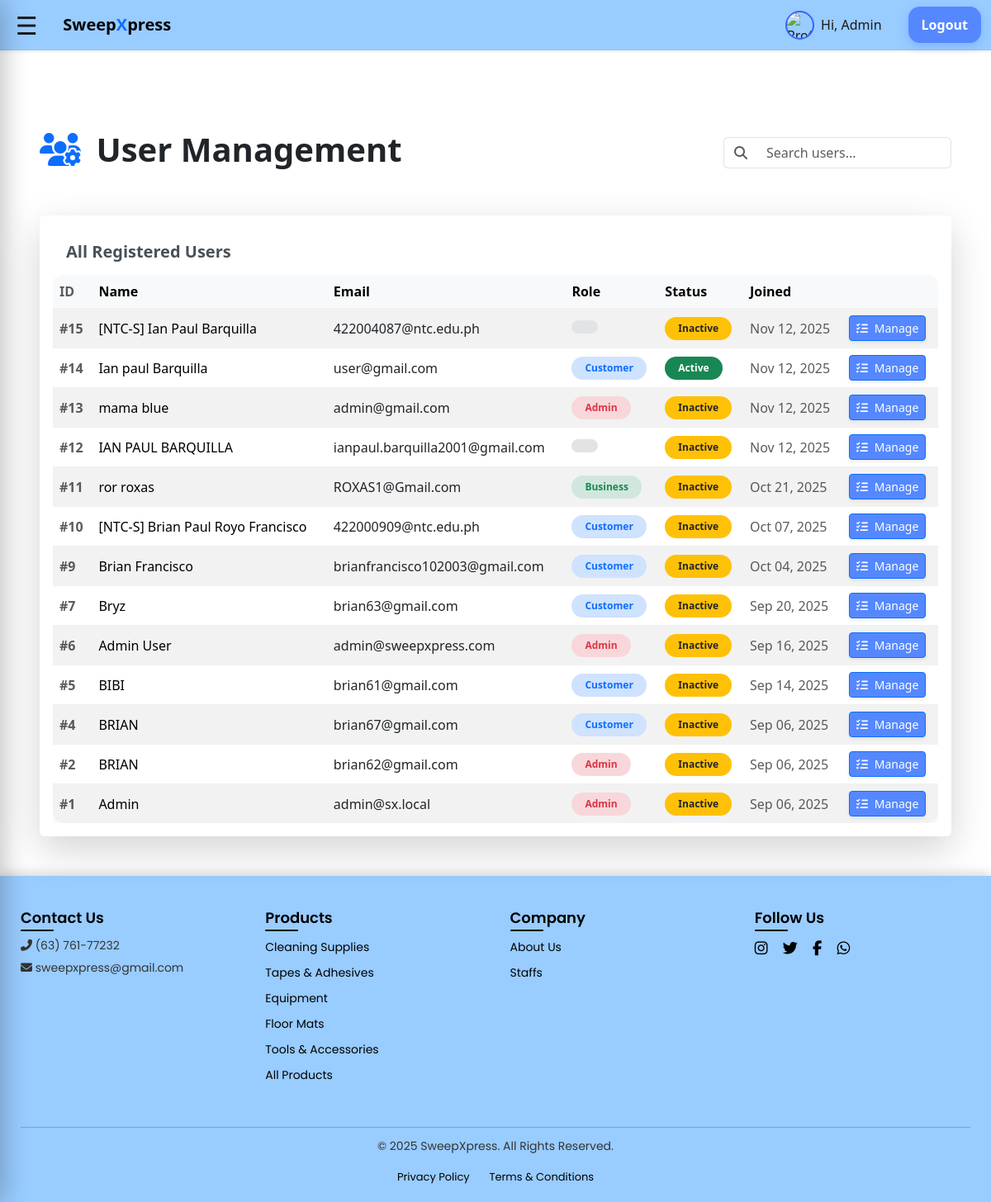
Page /admin/customer_management.php (signed in) on the committed database.
### tables this page shows
CREATE TABLE `users` (
  `id` int(11) NOT NULL,
  `google_id` varchar(255) DEFAULT NULL,
  `name` varchar(120) NOT NULL,
  `username` varchar(50) NOT NULL,
  `email` varchar(190) NOT NULL,
  `password_hash` varchar(255) NOT NULL,
  `profile_image` varchar(255) DEFAULT NULL,
  `role` enum('customer','admin','business') NOT NULL DEFAULT 'customer',
  `created_at` timestamp NOT NULL DEFAULT current_timestamp(),
  `phone` varchar(20) DEFAULT NULL,
  `dark_mode` tinyint(1) DEFAULT 0,
  `birth_date` date DEFAULT NULL,
  `street_address` varchar(255) DEFAULT NULL,
  `city` varchar(100) DEFAULT NULL,
  `zip_code` varchar(20) DEFAULT NULL,
  `phone_number` varchar(20) DEFAULT NULL,
  `gender` varchar(10) DEFAULT NULL,
  `suspended_until` datetime DEFAULT NULL,
  `password_reset_token` varchar(255) DEFAULT NULL,
  `reset_token_expiry` datetime DEFAULT NULL
);

### admin/customer_management.php (the view, shortened to what this page needs)
<?php
require_once __DIR__ . '/../includes/header.php';
function get_role_badge_class($role) {
    return match($role) {
        'admin' => 'bg-danger-subtle text-danger',
        'customer' => 'bg-primary-subtle text-primary',
        'business' => 'bg-success-subtle text-success',
        default => 'bg-secondary-subtle text-secondary'
    };
}
function get_user_status($suspendedUntil, $lastLoginAt) {
    $status = 'Active';
    $badgeClass = 'bg-success';
    $inactivityThreshold = new DateTime('-30 days');
    if ($lastLoginAt) {
        $lastLogin = new DateTime($lastLoginAt);
    } else {
        $status = 'Inactive';
        $badgeClass = 'bg-warning text-dark';
    }
    return ['status' => $status, 'class' => $badgeClass];
}
try {
    $stmt = $pdo->query("
        SELECT
            u.id,
            u.name,
            u.email,
            u.role,
            u.created_at,
            u.suspended_until,
            (
                SELECT MAX(ul.created_at)
                FROM user_logs ul
                WHERE ul.user_id = u.id AND ul.action_type = 'LOGIN_SUCCESS'
            ) AS last_login_at
        FROM users u
        ORDER BY u.created_at DESC
    ");
    $customers = $stmt->fetchAll(PDO::FETCH_ASSOC);
} catch (PDOException $e) {
    die("<div class='container p-5'><div class='alert alert-danger'>Database error: Could not fetch users. " . htmlspecialchars($e->getMessage()) . "</div></div>");
}
?>
<link href="https://cdn.jsdelivr.net/npm/bootstrap@5.3.3/dist/css/bootstrap.min.css" rel="stylesheet">
<link rel="stylesheet" href="https://cdnjs.cloudflare.com/ajax/libs/font-awesome/6.5.2/css/all.min.css">
<div class="container-fluid p-4 p-lg-5">
    <div class="d-flex justify-content-between align-items-center mb-5">
        <h1 class="fw-bolder text-dark">
            <i class="fas fa-users-cog text-primary me-2"></i> User Management
        </h1>
        <div class="col-md-4 col-lg-3">
            <div class="input-group">
                <span class="input-group-text bg-white border-end-0"><i class="fas fa-search text-muted"></i></span>
                <input type="text" id="searchCustomer" class="form-control border-start-0" placeholder="Search users...">
            </div>
        </div>
    </div>
    <div class="card border-0 shadow-lg">
        <div class="card-header bg-white border-0 py-3">
            <h5 class="mb-0 fw-bold text-dark-emphasis">All Registered Users</h5>
        </div>
        <div class="card-body p-0">
            <div class="table-responsive">
                <table class="table table-striped table-hover align-middle mb-0" id="customerTable">
                    <thead class="table-light">
                        <tr>
                            <th class="text-muted">ID</th>
                            <th>Name</th>
                            <th>Email</th>
                            <th>Role</th>
                            <th>Status</th>
                            <th>Joined</th>
                            <th></th>
                        </tr>
                    </thead>
                    <tbody>
                        <?php foreach ($customers as $c): ?>
                            <?php
                                $statusData = get_user_status($c['suspended_until'], $c['last_login_at']);
                            ?>
                            <tr>
                                <td class="text-muted fw-bold">#<?= $c['id']; ?></td>
                                <td><?= htmlspecialchars($c['name']); ?></td>
                                <td>
                                    <a href="mailto:<?= htmlspecialchars($c['email']); ?>" class="text-decoration-none text-dark">
                                        <?= htmlspecialchars($c['email']); ?>
                                    </a>
                                </td>
                                <td>
                                    <span class="badge rounded-pill <?= get_role_badge_class($c['role']) ?> px-3 py-2">
                                        <?= ucfirst($c['role']) ?>
                                    </span>
                                </td>
                                <td>
                                    <span class="badge rounded-pill <?= $statusData['class'] ?> px-3 py-2">
                                        <?= $statusData['status'] ?>
                                    </span>
                                </td>
                                <td class="text-muted"><?= date("M d, Y", strtotime($c['created_at'])); ?></td>
                                <td>
                                    <a href="user_actions.php?id=<?= $c['id']; ?>" class="btn btn-sm btn-outline-primary shadow-sm">
                                        <i class="fas fa-tasks me-1"></i> Manage
                                    </a>
                                </td>
                            </tr>
                        <?php endforeach; ?>
                    </tbody>
                </table>
            </div>
        </div>
    </div>
</div>
<?php require_once __DIR__ . '/../includes/footer.php'; ?>

### assets/style.css (style rules this page uses)
* { box-sizing: border-box; -webkit-font-smoothing: antialiased; }
body { margin: 0; font-family: -apple-system, BlinkMacSystemFont, "Segoe UI", Roboto, Inter, Arial, sans-serif; background: #f5f7fa; color: #1a1a1a; line-height: 1.5; }
nav a.btn, .btn { background: #5588ff !important; color: #fff !important; padding: 10px 16px; border-radius: 14px; font-weight: 600; text-decoration: none; border: none; cursor: pointer; box-shadow: 0 4px 12px rgba(51,102,255,0.25); transition: transform 0.1s, opacity 0.2s; }
.card { background:#feffff; border-radius:18px; padding:16px; box-shadow:0 6px 20px rgba(0,0,0,.06); display:flex; flex-direction:column; justify-content:space-between; height:100%; transition:transform .15s,box-shadow .15s; }
input, textarea, select { width: 100%; padding: 12px 14px; border: 1px solid #e5e7eb; border-radius: 12px; font-size: 1rem; transition: border 0.2s, box-shadow 0.2s; }
.table { width: 100%; border-collapse: collapse; background: #fff; border-radius: 14px; overflow: hidden; box-shadow: 0 6px 18px rgba(0,0,0,0.05); }
.table th, .table td { padding: 14px; border-bottom: 1px solid #f0f0f0; text-align: left; }
.table tr:last-child td { border-bottom: none; }
.badge { background: rgba(85, 136, 255, 0.15); color: #3366ff; padding: 4px 10px; border-radius: 999px; font-size: 12px; font-weight: 500; }
body { background: #f9fafb; font-family: Arial, sans-serif; }

### rows in the picture
users: id "15", name "[NTC-S] Ian Paul Barquilla", email "422004087@ntc.edu.ph", status "Inactive", created_at "Nov 12, 2025"
users: id "14", name "Ian paul Barquilla", email "user@gmail.com", role "Customer", status "Active", created_at "Nov 12, 2025"
users: id "13", name "mama blue", email "admin@gmail.com", role "Admin", status "Inactive", created_at "Nov 12, 2025"
users: id "12", name "IAN PAUL BARQUILLA", email "ianpaul.barquilla2001@gmail.com", status "Inactive", created_at "Nov 12, 2025"
users: id "11", name "ror roxas", email "ROXAS1@Gmail.com", role "Business", status "Inactive", created_at "Oct 21, 2025"
users: id "10", name "[NTC-S] Brian Paul Royo Francisco", email "422000909@ntc.edu.ph", role "Customer", status "Inactive", created_at "Oct 07, 2025"
users: id "9", name "Brian Francisco", email "brianfrancisco102003@gmail.com", role "Customer", status "Inactive", created_at "Oct 04, 2025"
users: id "7", name "Bryz", email "brian63@gmail.com", role "Customer", status "Inactive", created_at "Sep 20, 2025"
users: id "6", name "Admin User", email "admin@sweepxpress.com", role "Admin", status "Inactive", created_at "Sep 16, 2025"
users: id "5", name "BIBI", email "brian61@gmail.com", role "Customer", status "Inactive", created_at "Sep 14, 2025"
users: id "4", name "BRIAN", email "brian67@gmail.com", role "Customer", status "Inactive", created_at "Sep 06, 2025"
users: id "2", name "BRIAN", email "brian62@gmail.com", role "Admin", status "Inactive", created_at "Sep 06, 2025"
users: id "1", name "Admin", email "admin@sx.local", role "Admin", status "Inactive", created_at "Sep 06, 2025"

### other values in the picture
$displayName "Admin"
